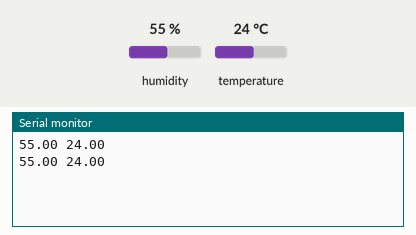
A sketch run on a simulated Arduino Uno, built with avr-gcc and run on an emulated ATmega328P. Parts: the last lines printed to the serial monitor. Inputs (shaded band) come from the test bench; at power-on: humidity 55 %, temperature 24 °C.

Above: at 2.8 s.
2.9 s: humidity set to 22 %
At 5.3 s:
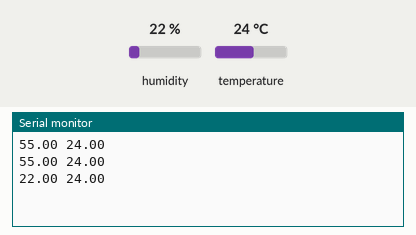
5.6 s: temperature set to 12 °C
At 6.6 s:
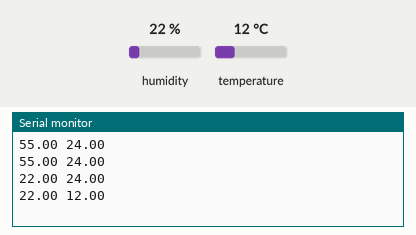
8.3 s: humidity set to 40 %
At 11.4 s:
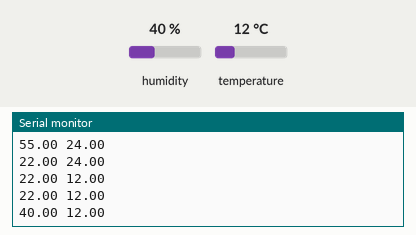
Timing chart, 0 to 12.9 s (numbered marks = the images above; inputs shaded):
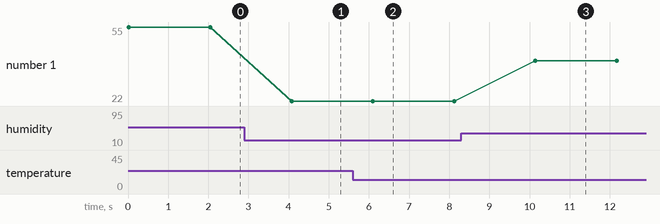

The sketch:

CodigoDHT11Arduino-PI.ino
```cpp
// Biblioteca necessária para a saída dos dados do sensor de umidade e temperatura

#include "DHT.h"

// Nomeado os comandos para que seja mais didático

#define dht_type DHT11
#define dht_pin Pino_do_DHT11

// Declarando as variáveis para o pino do sensor e os dados para o gráfico

int Pino_do_DHT11 = A1;

float temperatura = 0;
float umidade = 0;

// Definindo o pino do DHT11 em sua biblioteca

DHT dht_1 = DHT(Pino_do_DHT11, DHT11);

// Comando que será executado apenas uma vez, quando o programa for iniciado

void setup() {
  Serial.begin(9600);
  dht_1.begin();
  Serial.println();
}

// Comando que ficará em "loop", executando até que o programa seja encerrado.

void loop() {

  // Variáveis com números em até 7 casas decimais

  umidade = dht_1.readHumidity();
  temperatura = dht_1.readTemperature();

  // Se caso o valor da temperatura não for um número OU
  // o valor da umidade não for um número, avise que há um erro

  if(isnan(temperatura) or isnan(umidade)){
    Serial.println("Erro ao ler");

  // Em outro caso, imprima a umidade e a temperatura.

  } else {
    Serial.print(umidade);
    Serial.print(" ");
    Serial.println(temperatura);
  }

// Atraso de 2 segundos para rodar o código em "loop" novamente, mantendo a precisão.

  delay(2000);
}
```

Measured:
- after the input at 2.9 s, the serial monitor: prints a new line after 1.2 s (image 1)
- after the input at 5.6 s, the serial monitor: prints a new line after 0.50 s (image 2)
- after the input at 8.3 s, the serial monitor: prints a new line after 1.8 s (image 3)
- plotted number 1: 55 → 22 after the input at 2.9 s, 22 → 40 after the input at 8.3 s
